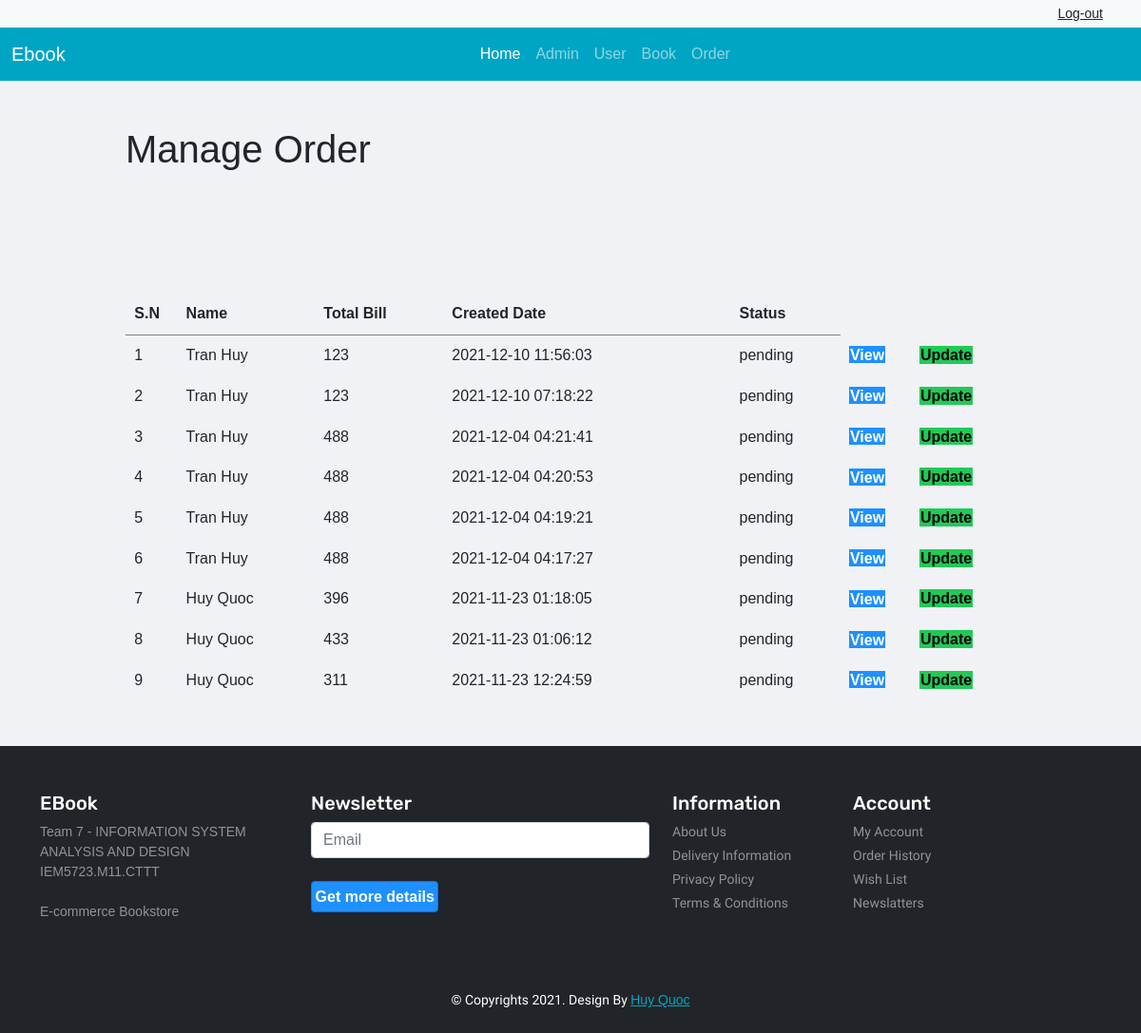
Before: /admin/manage_order.php (signed in) with the older database file.
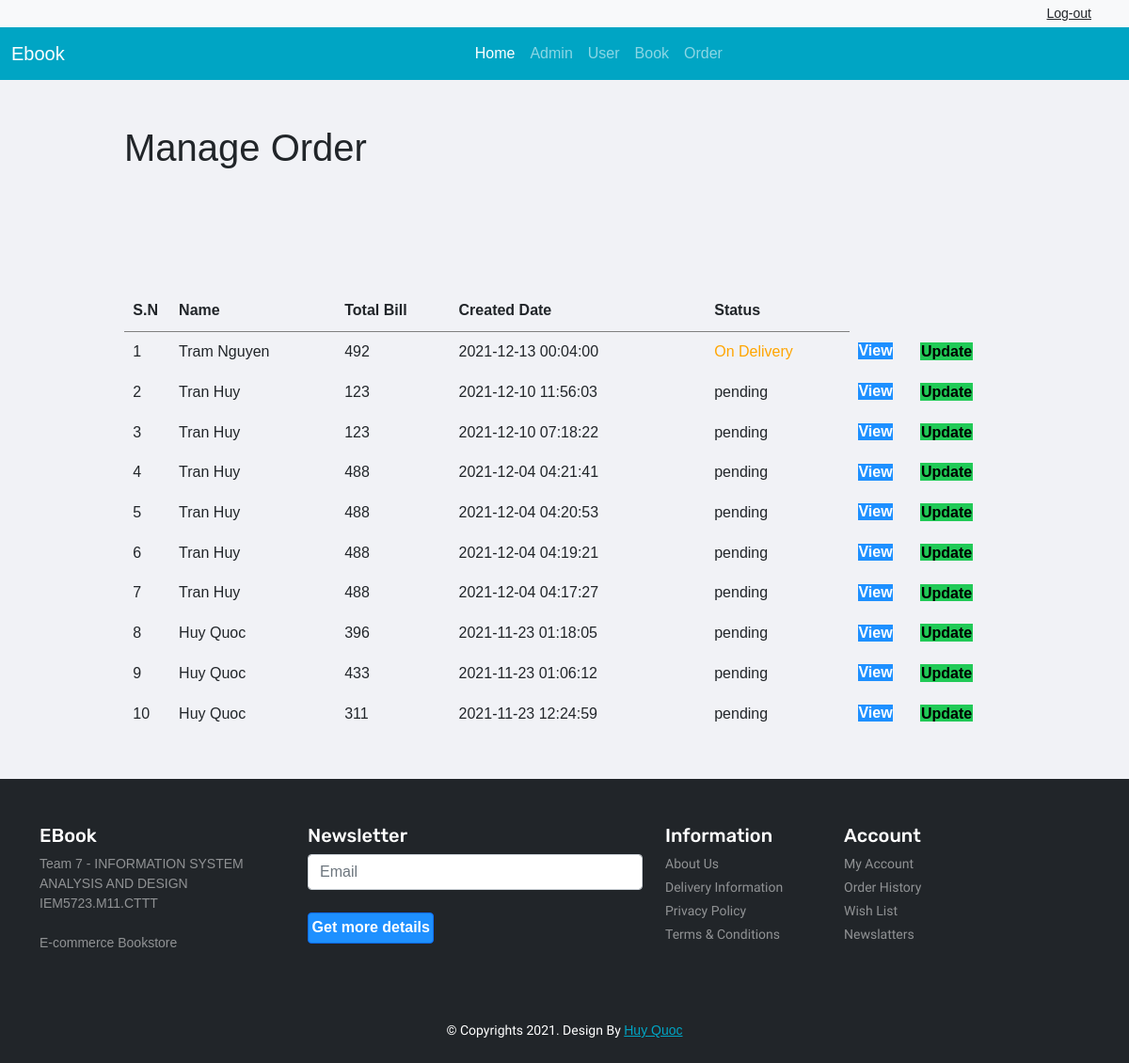
After: the same page with the newer database file.
### tables this page shows
CREATE TABLE IF NOT EXISTS `order` (
  `id` int(10) UNSIGNED NOT NULL AUTO_INCREMENT,
  `userID` int(11) NOT NULL,
  `customer_name` varchar(150) DEFAULT NULL,
  `customer_contact` varchar(20) DEFAULT NULL,
  `customer_email` varchar(150) DEFAULT NULL,
  `customer_address` varchar(255) DEFAULT NULL,
  `total` double DEFAULT NULL,
  `status` varchar(50) DEFAULT NULL,
  `created_date` datetime DEFAULT NULL,
  PRIMARY KEY (`id`)
);

### admin/manage_order.php (called while the page is built, shortened)
<?php
include ('header.php');
?>
<?php
include ('Template/manage-order.php');
?>
<?php
include ('footer.php');
?>

### admin/Template/manage-order.php (the view, shortened to what this page needs)
<div class="main-content">
    <div class="wrapper">
        <h1>Manage Order</h1>
        <br><br><br>
        <br><br>
        <table class="tbl-full">
            <tr>
                <th>S.N</th>
                <th>Name</th>
                <th>Total Bill</th>
                <th>Created Date</th>
                <th>Status</th>
            </tr>
            <?php
            $sql= "SELECT id,userID,customer_name, total, status, created_date FROM `order` ORDER BY id DESC";
            $res= mysqli_query($conn,$sql);
            $count= mysqli_num_rows($res);
            $sn=1;
            if($count>0)
            {
                while($row = mysqli_fetch_assoc($res))
                {
                    $id=$row['id'];
                    $customer_name=$row['customer_name'];
                    $total= $row['total'];
                    $status=$row['status'];
                    $created_date=$row['created_date'];
                    ?>
                    <tr>
                        <td><?php echo $sn++?></td>
                        <td><?php echo $customer_name?></td>
                        <td><?php echo $total?></td>
                        <td><?php echo $created_date?></td>
                        <td>
                            <?php
                            if($status=="pending")
                            {
                                echo "<label>$status</label>";
                            }
                            elseif($status=="On Delivery")
                            {
                                echo "<label style='color:orange;'>$status</label>";
                            }
                            elseif($status=="Delivered")
                            {
                                echo "<label style='color:green;'>$status</label>";
                            }
                            elseif($status=="Be Cannel")
                            {
                                echo "<label style='color:red;'>$status</label>";
                            }
                            ?>
                        </td>
                        <td>
                            <a href="<?php echo SITEURL;?>admin/order_item.php?id=<?php echo $id;?>" class="btn-primary">View </a>
                        </td>
                        <td>
                            <a href="<?php echo SITEURL;?>admin/update_order.php?id=<?php echo $id;?>" class="btn-secondary">Update </a>
                        </td>
                    </tr>
                    <?php
                }
            }
            else
            {
                echo "<tr><td colspan='12' class ='error'>Order not Available</td></tr>";
            }
            ?>
        </table>
    </div>
</div>

Changed rows visible on the page:
added order: customer_name "Tram Nguyen", total "492", created_date "2021-12-13 00:04:00", status "On Delivery"
